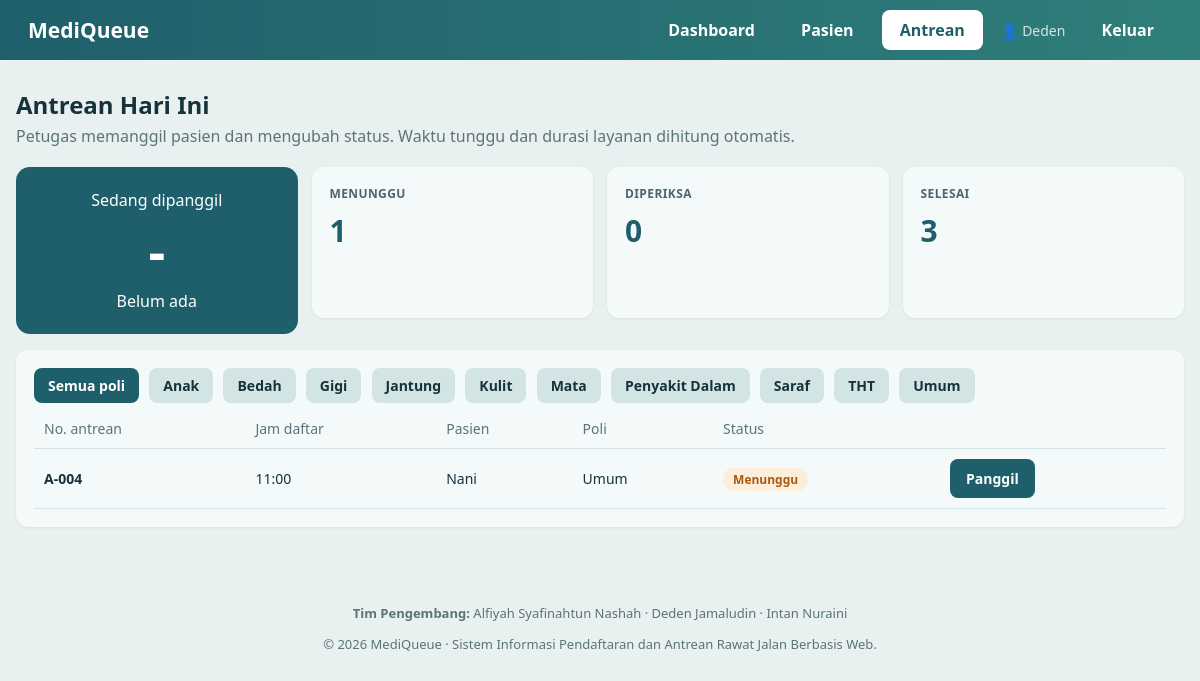
Screenshot of /antrean.php (signed in) with the database file from the repository.
### tables this page shows
CREATE TABLE `kunjungan` (
  `id` int(11) NOT NULL,
  `pasien_id` int(11) NOT NULL,
  `tanggal` date NOT NULL,
  `poli` varchar(50) NOT NULL,
  `metode` varchar(40) NOT NULL,
  `diagnosis` varchar(100) NOT NULL,
  `waktu_admisi` decimal(6,1) DEFAULT NULL,
  `durasi_layanan` decimal(6,1) DEFAULT NULL,
  `no_antrean` varchar(10) DEFAULT NULL,
  `status` varchar(15) NOT NULL DEFAULT 'Menunggu',
  `jam_daftar` datetime DEFAULT NULL,
  `jam_dipanggil` datetime DEFAULT NULL,
  `jam_mulai` datetime DEFAULT NULL,
  `jam_selesai` datetime DEFAULT NULL,
  `petugas_id` int(11) DEFAULT NULL
);

CREATE TABLE `pasien` (
  `id` int(11) NOT NULL,
  `no_rm` varchar(20) NOT NULL,
  `nama` varchar(100) NOT NULL,
  `jk` char(1) NOT NULL,
  `umur` int(11) NOT NULL,
  `penjamin` varchar(20) NOT NULL
);

### koneksi.php (called while the page is built, shortened)
<?php
$db = new mysqli("localhost", "root", "", "db_simrs");
if ($db->connect_error) {
    die("Koneksi gagal: " . $db->connect_error);
} function e($s){ return htmlspecialchars((string)$s, ENT_QUOTES, 'UTF-8'); }
?>

### antrean.php (the view, shortened to what this page needs)
<?php
include "header.php";
$urut  = ["Menunggu","Dipanggil","Diperiksa","Selesai"];
$label = ["Menunggu"=>"Panggil","Dipanggil"=>"Mulai periksa","Diperiksa"=>"Selesai"];
$hit = [];
foreach ($urut as $s) {
  $st = $db->prepare("SELECT COUNT(*) AS n FROM kunjungan WHERE status=? AND tanggal=CURDATE()");
  $st->bind_param("s", $s); $st->execute();
  $hit[$s] = (int)$st->get_result()->fetch_assoc()['n'];
}
$panggil = $db->query("SELECT k.no_antrean, k.poli, p.nama FROM kunjungan k JOIN pasien p ON p.id=k.pasien_id WHERE k.status='Dipanggil' AND k.tanggal=CURDATE() ORDER BY k.id LIMIT 1")->fetch_assoc();
$f = $_GET['poli'] ?? '';
$sql = "SELECT k.id, k.no_antrean, k.poli, k.status, k.jam_daftar, p.nama FROM kunjungan k JOIN pasien p ON p.id=k.pasien_id WHERE k.status<>'Selesai' AND k.tanggal=CURDATE()";
if ($f !== '') {
  $st = $db->prepare($sql . " AND k.poli=? ORDER BY k.id");
  $st->bind_param("s", $f);
} else {
  $st = $db->prepare($sql . " ORDER BY k.id");
}
$st->execute(); $rs = $st->get_result();
$poli = $db->query("SELECT DISTINCT poli FROM kunjungan ORDER BY poli");
?>
<h2>Antrean Hari Ini</h2>
<p class="sub">Petugas memanggil pasien dan mengubah status. Waktu tunggu dan durasi layanan dihitung otomatis.</p>
<div class="grid" style="grid-template-columns:repeat(auto-fit,minmax(240px,1fr))">
  <div class="call">
    <div>Sedang dipanggil</div>
    <div class="n"><?= $panggil ? e($panggil['no_antrean']) : "-" ?></div>
    <div><?= $panggil ? e($panggil['nama']) . " · Poli " . e($panggil['poli']) : "Belum ada" ?></div>
  </div>
  <div class="card"><h3>Menunggu</h3><p class="stat"><?= $hit['Menunggu'] ?></p></div>
  <div class="card"><h3>Diperiksa</h3><p class="stat"><?= $hit['Diperiksa'] ?></p></div>
  <div class="card"><h3>Selesai</h3><p class="stat"><?= $hit['Selesai'] ?></p></div>
</div>
<div class="card">
  <div class="chips">
    <a href="antrean.php" class="<?= $f === '' ? 'on' : '' ?>">Semua poli</a>
    <?php while ($pl = $poli->fetch_assoc()): ?>
      <a href="?poli=<?= urlencode($pl['poli']) ?>" class="<?= $f === $pl['poli'] ? 'on' : '' ?>"><?= e($pl['poli']) ?></a>
    <?php endwhile; ?>
  </div>
  <div class="scroll"><table>
    <tr><th>No. antrean</th><th>Jam daftar</th><th>Pasien</th><th>Poli</th><th>Status</th><th></th></tr>
    <?php while ($r = $rs->fetch_assoc()): ?>
    <tr>
      <td><b><?= e($r['no_antrean']) ?></b></td>
      <td><?= $r['jam_daftar'] ? e(date('H:i', strtotime($r['jam_daftar']))) : '-' ?></td>
      <td><?= e($r['nama']) ?></td><td><?= e($r['poli']) ?></td>
      <td><span class="st st-<?= e($r['status']) ?>"><?= e($r['status']) ?></span></td>
      <td><form method="post">
        <button class="pri"><?= e($label[$r['status']]) ?></button>
      </form></td>
    </tr>
    <?php endwhile; ?>
  </table></div>
</div>
<?php include "footer.php"; ?>

### style.css (style rules this page uses)
* { box-sizing:border-box }
body { margin:0;font-family:"Segoe UI",system-ui,sans-serif;background:#e8f0f0;color:#17323a }
h2 { margin:0 0 4px }
.sub { color:#5a7479;margin:0 0 20px }
.grid { display:grid;grid-template-columns:repeat(auto-fit,minmax(200px,1fr));gap:14px;margin-bottom:16px }
.card { background:#f4f9f9;border-radius:12px;padding:18px;margin-bottom:16px;box-shadow:0 1px 3px #0001 }
.card h3 { margin:0 0 8px;font-size:12px;text-transform:uppercase;letter-spacing:.4px;color:#4a6670 }
.stat { font-size:30px;font-weight:700;margin:0;color:#1f5f6b }
button { font:inherit;cursor:pointer;border:0;border-radius:8px;padding:10px 16px;background:#d3e4e4;font-weight:600 }
.pri { background:#1f5f6b;color:#fff }
.chips a { display:inline-block;padding:8px 14px;border-radius:8px;background:#d3e4e4;color:#17323a;text-decoration:none;margin:0 6px 6px 0;font-weight:600;font-size:14px }
.chips a.on { background:#1f5f6b;color:#fff }
.scroll { overflow-x:auto }
table { border-collapse:collapse;width:100%;font-size:14px }
th,td { text-align:left;padding:10px;border-bottom:1px solid #d3e4e4;white-space:nowrap }
th { color:#5a7479;font-weight:500 }
td form { display:inline }
.call { background:#1f5f6b;color:#fff;border-radius:14px;padding:22px;text-align:center }
.call .n { font-size:52px;font-weight:700;margin:4px 0 }
.st { padding:3px 10px;border-radius:10px;font-weight:700;font-size:12px }
.st-Menunggu { background:#fbeedb;color:#a8590d }

### rows the page displays
kunjungan: no_antrean "A-004", jam_daftar "11:00", pasien.nama "Nani", poli "Umum", status "Menunggu", status "Panggil"

### other values shown
$_SESSION['nama'] "Deden"
$hit['Menunggu'] "1"
$hit['Diperiksa'] "0"
$hit['Selesai'] "3"
$pl['poli'] "Anak"
$pl['poli'] "Bedah"
$pl['poli'] "Gigi"
$pl['poli'] "Jantung"
$pl['poli'] "Kulit"
$pl['poli'] "Mata"
$pl['poli'] "Penyakit Dalam"
$pl['poli'] "Saraf"
$pl['poli'] "THT"
$pl['poli'] "Umum"
